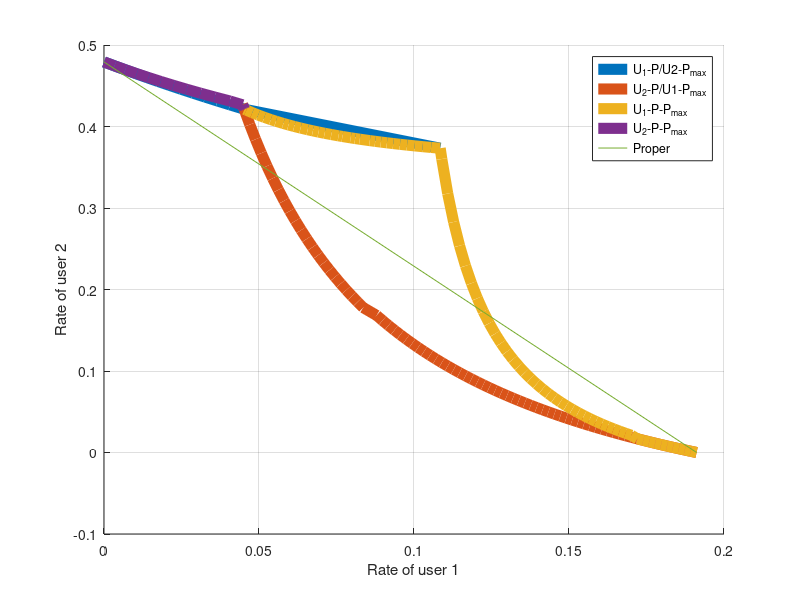

Write MATLAB code to recreate this figure.
% clc,
clear;
% close all;
% % ==========================================
% % =========== Initialization ===============
P1=1; % The maximum total power of user 1
P2=1; % The maximum total power of user 2
sigma2 = 1;
% % ==========================================
iter=1;%200;

h11 = 0.0498 + 0.3731i;
H11 = abs(h11).^2;

h21 = -1.7564 + 0.5943i;
H21 = abs(h21).^2;


h12 = 0.2348 + 0.3274i;
H12 = abs(h12).^2;

h22 = -0.4498 + 0.4378i;
H22 = abs(h22).^2;
% ============================
H=[H11,H12;H21,H22]


L=1000;
Pro_in=0.95;
% beta = sqrt(chi2inv(Pro_in,2)*(1/(1+1/eps1)));
alpha2=0.5;
% alpha1=0:0.01:1;
dummy=0;
eps2=0;%0:0.02:0.2;
for t=alpha2%beta1=eps2(dummy+1:end)
    dummy = dummy+1

    for cnt=1:iter
        shoma=0;eps1=0;
        h11_w = max(abs(h11(cnt))-eps1,0);%*max(1-eps1,0);
        h22_w = max(abs(h22(cnt))-eps1,0);%*max(1-eps1,0);
        H11_w = h11_w^2;%H11(cnt);%*max(1-eps1,0)^2;
        H22_w = h22_w^2;%H22(cnt);%*max(1-eps1,0)^2;
        Rth=alpha2*log2(1+P1*H11_w);
        % =========================================
        % =========================================
        


%%        
        % =========================================
        % =========================================
        for alpha=0:0.01:1
            shoma=shoma+1;
            % =============================================
            % ========= U1-Proper/U2-Max-Power ============
            % =============================================
            R=alpha*log2(1+P2*abs(h22_w)^2/sigma2);
            Gm = 2^(2*R)-1;
            a1 = (abs(h11_w))^4;
            b1 = 2*(abs(h11_w)^2)*(sigma2 + P2*(abs(h21(cnt))+eps1)^2);
            % =============================================
            % =============================================
            a2 = Gm*((abs(h21(cnt))+eps1)^4)*((abs(h12(cnt))+eps1)^4) ...
                /((abs(h22_w))^4);

            b2 = 2*(sigma2 * Gm - P2*(abs(h22_w))^2)*((abs(h21(cnt))+eps1)^4)* ...
                ((abs(h12(cnt))+eps1)^2)/((abs(h22_w))^4);

%             c2 = sigma2^2 + 2 * sigma2 * P2 *((abs(h21(cnt))+eps1)^2) - ...
%                 2 * sigma2 *P2 *((abs(h21(cnt)) + eps1)^4)/(abs(h22_w)^2) + ...
%                 Gm * sigma2^2 *((abs(h21(cnt))+eps1)^4)/(abs(h22_w)^4);
            c2 = sigma2^2 + 2 * sigma2 * P2 *((abs(h21(cnt))+eps1)^2) - ...
                2 * sigma2 *P2 *((abs(h21(cnt)) + eps1)^2)/(abs(h22_w)^2) + ...
                Gm * sigma2^2 *((abs(h21(cnt))+eps1)^4)/(abs(h22_w)^4);
            % =====================================================
            % =====================================================
            P_max  = min((P2*abs(h22_w)^2/(2^R-1)-sigma2)/(abs(h12(cnt))+eps1)^2,P1);
            P_max2 = min(2*P2*abs(h22_w)^2/Gm - sigma2,P_max);
            if (b2*a1-b1*a2)*c2>=0
                if c2>=0
                    kappa2=0;
                    p1 = P_max;
                else
                    p1 = min(P_max,P_max2);
                    if P_max>=P_max2
                        kappa2 = 1;
                    else
                        temp1  = (sigma2+p1*(abs(h12(cnt))+eps1)^2)/(P2*abs(h22_w)^2);
                        temp2  = (2^(2*R)-1)*temp1^2-2*temp1;
                        kappa2 = min(sqrt(1-temp2),1);
                        clear temp1 temp2
                    end
                end
            else
                
                if c2>0
                    temp1 = a1*c2 + sqrt((a1*c2)^2-b1*c2*(a1*b2-a2*b1));
                    temp2 = a2*b1-a1*b2;
                    p_opt = temp1/temp2;
                    p1 = min(P_max,p_opt);
                    if P_max > p_opt
                        temp1  = (sigma2+p1*(abs(h12(cnt))+eps1)^2)/(P2*abs(h22_w)^2);
                        temp2  = (2^(2*R)-1)*temp1^2-2*temp1;
                        kappa2 = min(sqrt(1-temp2),1);
                        clear temp1 temp2
                        if kappa2==1
                            p1 = P_max2;
                        end
                    else
                        kappa2=0;
                        p1 = P_max;                
                    end
                else
                    temp1 = a1*c2 - sqrt((a1*c2)^2-b1*c2*(a1*b2-a2*b1));
                    temp2 = a2*b1-a1*b2;
                    p_opt = temp1/temp2;
                    if P_max2 > p_opt
                        kappa2=0;
                        p1 = P_max;
                    else
                        kappa2=1;
                        p1 = P_max2;
                    end
                end

            end
            R2_imp_1 (shoma) = 0.5*log2(1 + 2*P2*abs(h22_w)^2/(sigma2+p1*(abs(h12(cnt))+eps1)^2) ...
                +(P2*abs(h22_w)^2/(sigma2+p1*(abs(h12(cnt))+eps1)^2))^2*(1-kappa2^2));
            temp1 = p1^2*abs(h11_w)^4 + 2*p1*abs(h11_w)^2*(sigma2+P2*(abs(h21(cnt))+eps1)^2);
            temp2 = sigma2^2 + 2*sigma2*P2*(abs(h21(cnt))+eps1)^2+(1-kappa2^2)*P2^2*(abs(h21(cnt))+eps1)^4;
            R1_imp_1 (shoma) = 0.5*log2(1+temp1/temp2);
            clear temp1 temp2
            p1_1 (shoma,cnt) = p1;
            kp1_1(shoma,cnt) = 0;
            p2_1 (shoma,cnt) = P2;
            kp2_1(shoma,cnt) = kappa2;
            clear p1 kappa2
            % =============================================
            % ========= U2-Proper/U1-Max-Power ============
            % =============================================
            R = (alpha)*log2(1+P1*abs(h11_w)^2/sigma2);
            Gm = 2^(2*R)-1;
            a1 = (abs(h22_w))^4;
            b1 = 2*(abs(h22_w)^2)*(sigma2 + P1*(abs(h12(cnt))+eps1)^2);
            % =============================================
            % =============================================
            a2 = Gm*((abs(h12(cnt))+eps1)^4)*((abs(h21(cnt))+eps1)^4) ...
                /((abs(h11_w))^4);

            b2 = 2*(sigma2 * Gm - P2*(abs(h11_w))^2)*((abs(h12(cnt))+eps1)^4)* ...
                ((abs(h21(cnt))+eps1)^2)/((abs(h11_w))^4);

%             c2 = sigma2^2 + 2 * sigma2 * P2 *((abs(h21(cnt))+eps1)^2) - ...
%                 2 * sigma2 *P2 *((abs(h21(cnt)) + eps1)^4)/(abs(h22_w)^2) + ...
%                 Gm * sigma2^2 *((abs(h21(cnt))+eps1)^4)/(abs(h22_w)^4);
            c2 = sigma2^2 + 2 * sigma2 * P2 *((abs(h21(cnt))+eps1)^2) - ...
                2 * sigma2 *P2 *((abs(h21(cnt)) + eps1)^2)/(abs(h22_w)^2) + ...
                Gm * sigma2^2 *((abs(h21(cnt))+eps1)^4)/(abs(h22_w)^4);
            % =====================================================
            % =====================================================
            P_max = min((P1*abs(h11_w)^2/(2^R-1)-sigma2)/(abs(h21(cnt))+eps1)^2,P2);
            P_max2 = max(min(2*P1*abs(h11_w)^2/Gm - sigma2,P_max),0);
            if (b2*a1-b1*a2)*c2>=0
                if c2>=0
                    kappa1=0;
                    p2 = P_max;
                else
                    p2 = min(P_max,P_max2);
                    if P_max>=P_max2
                        kappa1 = 1;
                    else
                        temp1  = (sigma2+p2*(abs(h21(cnt))+eps1)^2)/(P1*abs(h11_w)^2);
                        temp2  = (2^(2*R)-1)*temp1^2-2*temp1;
                        kappa1 = min(sqrt(1-temp2),1);
                        clear temp1 temp2
                    end
                end
            else
                
                if c2>0
                    temp1 = a1*c2 + sqrt((a1*c2)^2-b1*c2*(a1*b2-a2*b1));
                    temp2 = a2*b1-a1*b2;
                    p_opt = temp1/temp2;
                    p2 = min(P_max,p_opt);
                    if P_max > p_opt
                        temp1  = (sigma2+p2*(abs(h21(cnt))+eps1)^2)/(P1*abs(h11_w)^2);
                        temp2  = (2^(2*R)-1)*temp1^2-2*temp1;
                        kappa1 = min(sqrt(1-temp2),1);
                        clear temp1 temp2
                        if kappa1==1
                            p2 = P_max2;
                        end
                    else
                        kappa1=0;
                        p2 = P_max;                
                    end
                else
                    temp1 = a1*c2 - sqrt((a1*c2)^2-b1*c2*(a1*b2-a2*b1));
                    temp2 = a2*b1-a1*b2;
                    p_opt = temp1/temp2;
                    if P_max2 > p_opt
                        kappa1=0;
                        p2 = P_max;
                    else
                        kappa1=1;
                        p2 = P_max2;
                    end
                end

            end
            R1_imp_2 (shoma) = 0.5*log2(1 + 2*P1*abs(h11_w)^2/(sigma2+p2*(abs(h21(cnt))+eps1)^2) ...
                +(P1*abs(h11_w)^2/(sigma2+p2*(abs(h21(cnt))+eps1)^2))^2*(1-kappa1^2));
            temp1 = p2^2*abs(h22_w)^4 + 2*p2*abs(h22_w)^2*(sigma2+P1*(abs(h12(cnt))+eps1)^2);
            temp2 = sigma2^2 + 2*sigma2*P1*(abs(h12(cnt))+eps1)^2+(1-kappa1^2)*P1^2*(abs(h12(cnt))+eps1)^4;
            R2_imp_2 (shoma) = 0.5*log2(1+temp1/temp2);
            clear temp1 temp2   
            p1_2 (shoma,cnt) = P1;
            kp1_2(shoma,cnt) = kappa1;
            p2_2 (shoma,cnt) = p2;
            kp2_2(shoma,cnt) = 0;
            clear p2 kappa1
            % =============================================
            % =========== U1-Proper-Max-Power =============
            % =============================================
            R1=log2(1+P1*abs(h11_w)^2/sigma2);
            R=alpha*R1;
            Gm   = 2^(2*R)-1;
            Gm2  = 2^(2*R1)-1;
            beta = 1-(P1*abs(h11_w)^2/sigma2)/Gm;
            % =========================================
            % ======= Improper Thershold ==============
            % =========================================
            P_p = min((P1*H11_w/(2^R-1)-sigma2)/(abs(h21(cnt))+eps1)^2,P2);
            cte1 = P1^2*H11_w^2+2*sigma2*P1*H11_w-Gm*sigma2^2;
            cte2 = 2*(abs(h21(cnt))+eps1)^2*(sigma2*Gm-P1*H11_w);
            P_im1 = cte1/cte2;
            if alpha<=0.5
                P_im1=inf;
            end
            % ==============================================
            % ==============================================
            cte1 = abs(h12(cnt)+eps1)^2*(sigma2+P1*H11_w);
            cte2 = abs(h22_w)^2*(sigma2);

            if cte1/cte2 > beta
                p2 = min(P_im1,P2);
    %             p2 = max(p2,0);
                if P_im1 <= P2
                    kappa2 = 1;
                else
                    kap=0:0.01:1;
                    cte = sqrt(beta^2+(1-kap.^2)*(Gm2/Gm-1))-beta;
                    Q = cte*sigma2./((abs(h21(cnt))+eps1)^2*(1-kap.^2));
                    temp = find(Q>p2,1);
                    if isempty(temp)
                        kappa2 = 1;
                    else
                        kappa2 = kap(temp);
                    end
                end
            else
                kappa2 = 0;
                p2 = P_p;
            end
            % =============================================
            % =============================================
            R2_imp_3 (shoma) = 0.5*log2(1 + 2*p2*abs(h22_w)^2/(sigma2+P1*(abs(h12(cnt))+eps1)^2) ...
                +(p2*abs(h22_w)^2/(sigma2+P1*(abs(h12(cnt))+eps1)^2))^2*(1-kappa2^2));
            temp1 = P1^2*abs(h11_w)^4 + 2*P1*abs(h11_w)^2*(sigma2+p2*(abs(h21(cnt))+eps1)^2);
            temp2 = sigma2^2 + 2*sigma2*p2*(abs(h21(cnt))+eps1)^2+(1-kappa2^2)*p2^2*(abs(h21(cnt))+eps1)^4;
            R1_imp_3 (shoma) = 0.5*log2(1+temp1/temp2);
            clear temp1 temp2
            p1_3 (shoma,cnt) = P1;
            kp1_3(shoma,cnt) = 0;
            p2_3 (shoma,cnt) = p2;
            kp2_3(shoma,cnt) = kappa2;
            clear p2 kappa2
            % =============================================
            % =========== U2-Proper-Max-Power =============
            % =============================================
            R1=log2(1+P2*abs(h22_w)^2/sigma2);
            R=alpha*R1;
            Gm   = 2^(2*R)-1;
            Gm2  = 2^(2*R1)-1;
            beta = 1-(P2*abs(h22_w)^2/sigma2)/Gm;
            % =========================================
            % ======= Improper Thershold ==============
            % =========================================
            P_p  = min((P2*H22_w/(2^R-1)-sigma2)/(abs(h12(cnt))+eps1)^2,P1);
            cte1 = P2^2*H22_w^2+2*sigma2*P2*H22_w-Gm*sigma2^2;
            cte2 = 2*(abs(h12(cnt))+eps1)^2*(sigma2*Gm-P2*H22_w);
            P_im1 = cte1/cte2;
            if alpha<=0.5
                P_im1=inf;
            end
            % ==============================================
            % ==============================================
            cte1 = abs(h21(cnt)+eps1)^2*(sigma2+P2*H22_w);
            cte2 = abs(h11_w)^2*(sigma2);

            if cte1/cte2 > beta
                p1 = min(P_im1,P1);
    %             p2 = max(p2,0);
                if P_im1 <= P1
                    kappa1 = 1;
                else
                    kap=0:0.01:1;
                    cte = sqrt(beta^2+(1-kap.^2)*(Gm2/Gm-1))-beta;
                    Q = cte*sigma2./((abs(h12(cnt))+eps1)^2*(1-kap.^2));
                    temp = find(Q>p1,1);
                    if isempty(temp)
                        kappa1 = 1;
                    else
                        kappa1 = kap(temp);
                    end
                end
            else
                kappa1 = 0;
                p1 = P_p;
            end
            % =============================================
            % =============================================
            R1_imp_4 (shoma) = 0.5*log2(1 + 2*p1*abs(h11_w)^2/(sigma2+P2*(abs(h21(cnt))+eps1)^2) ...
                +(p1*abs(h11_w)^2/(sigma2+P2*(abs(h21(cnt))+eps1)^2))^2*(1-kappa1^2));
            temp1 = P2^2*abs(h22_w)^4 + 2*P2*abs(h22_w)^2*(sigma2+p1*(abs(h12(cnt))+eps1)^2);
            temp2 = sigma2^2 + 2*sigma2*p1*(abs(h12(cnt))+eps1)^2+(1-kappa1^2)*p1^2*(abs(h12(cnt))+eps1)^4;
            R2_imp_4 (shoma) = 0.5*log2(1+temp1/temp2);
            clear temp1 temp2
            p1_4 (shoma,cnt) = p1;
            kp1_4(shoma,cnt) = kappa1;
            p2_4 (shoma,cnt) = P2;
            kp2_4(shoma,cnt) = 0;
            clear p1 kappa1  
        end        
    end

end

figure%('DefaultAxesFontSize',40)
hold on
plot(R1_imp_1,R2_imp_1,'LineWidth',8)
plot(R1_imp_2,R2_imp_2,'LineWidth',8)
%figure%('DefaultAxesFontSize',40)
%hold on
plot(R1_imp_3,R2_imp_3,'LineWidth',8)
plot(R1_imp_4,R2_imp_4,'LineWidth',8)
% plot(alpha1.*Rt_p_ave,(1-alpha1).*Rt_p_ave,'LineWidth',8)
plot([0 log2(1+P1*H11)],[log2(1+P2*H22) 0])
grid on
xlabel('Rate of user 1')
ylabel('Rate of user 2')
legend('U_1-P/U2-P_{max}', 'U_2-P/U1-P_{max}',...
    'U_1-P-P_{max}','U_2-P-P_{max}','Proper')
legend('Location','best')
% % ===========================================
